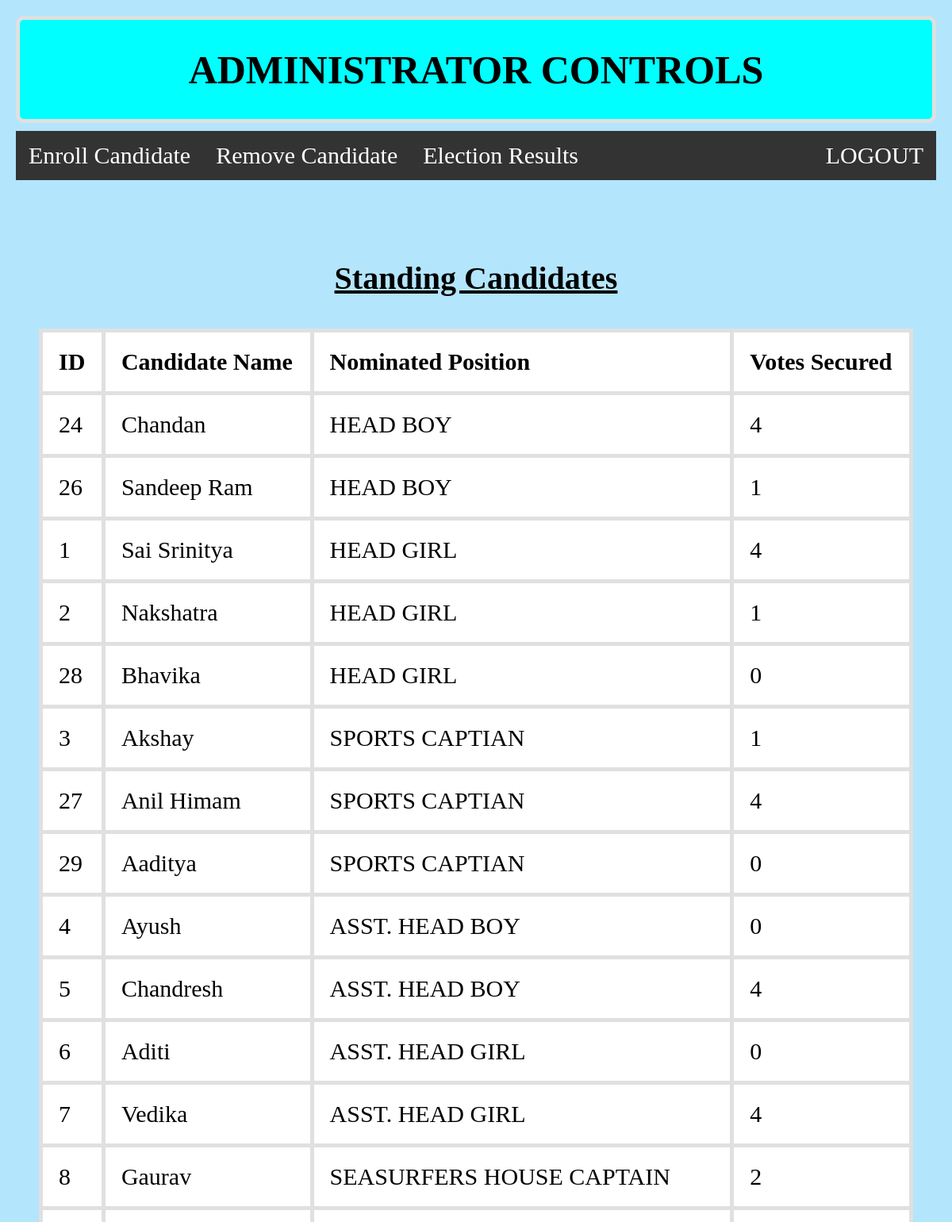
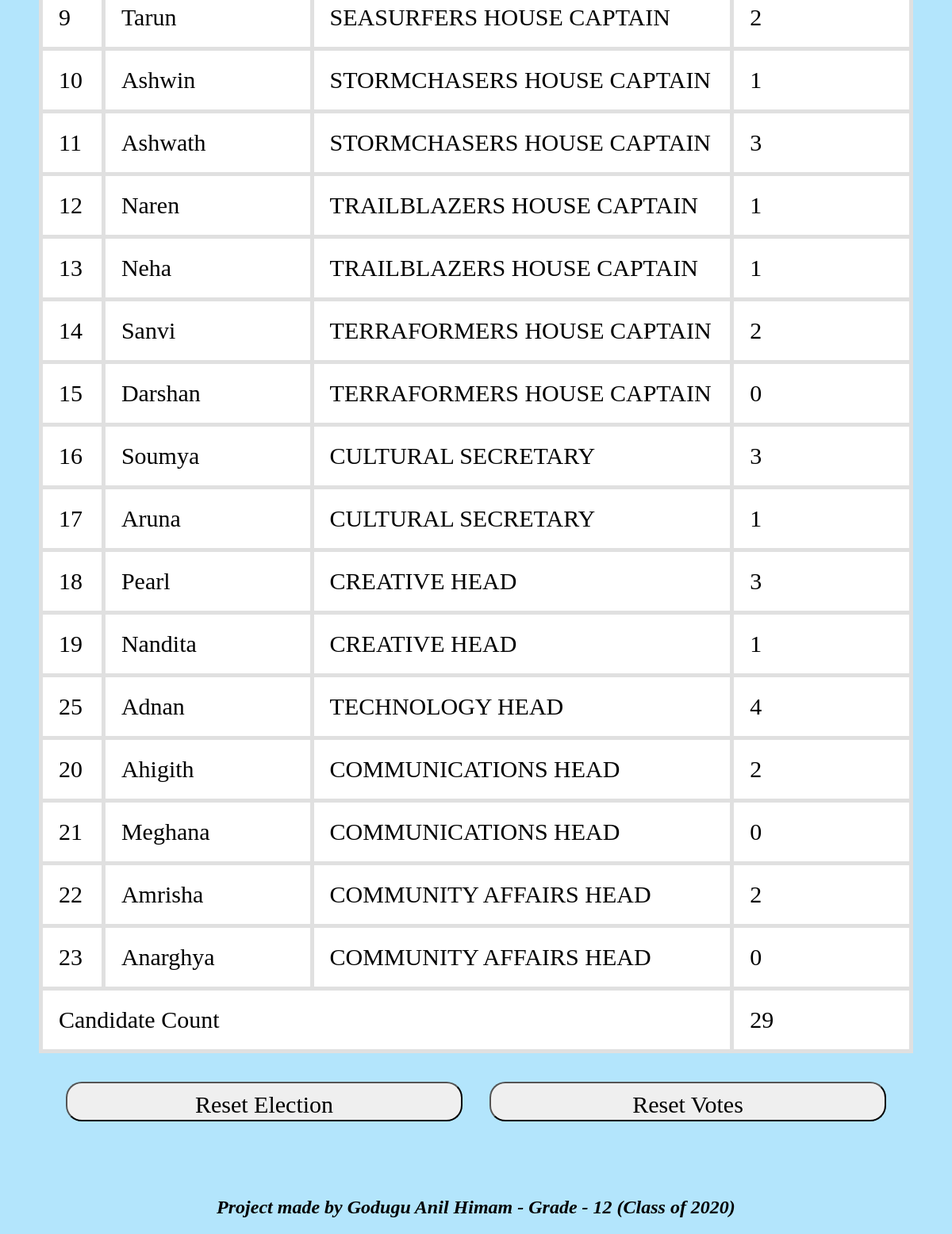
The page /admin (signed in) on the database its author committed (2 pictures, top to bottom).
### tables this page shows
CREATE TABLE nominees (
id integer primary key,
name varchar(255),
position varchar(255),
votes integer);

### application.py (the view)
@app.route("/admin")
@login_required
def admin():
	chOrder = []
	for i in pos:
		nominees = db.execute("select * from nominees where position == ?", i)
		for j in nominees:
			chOrder.append(j)
	nC = len(db.execute("select * from nominees"))
	return render_template("admin.html", nominees = chOrder, nC = nC)

### helpers.py (called while the page is built)
def login_required(f):
    @wraps(f)
    def decorated_function(*args, **kwargs):
        if session.get("user_id") is None:
            return redirect("/login")
        return f(*args, **kwargs)
    return decorated_function

### templates/admin.html (shortened to what this page needs)
{% extends "layoutAdmin.html" %}
{% block heading %}
    ADMINISTRATOR CONTROLS
{% endblock %}
{% block nav %}
    <li><a href="/setup">Enroll Candidate</a></li>
    <li><a href="/remove">Remove Candidate</a></li>
    <li><a href="/results">Election Results</a></li>
    <li style="float: right;"><a href="/logout">LOGOUT</a></li>
{% endblock %}
{% block body %}
    <center>
        <u><h1 style="font-size: 40px; font-family: 'rockwell'; margin-bottom: 40px;">
            Standing Candidates
        </h1></u>
        <table>
            <tr>
                <th>ID</th>
                <th>Candidate Name</th>
                <th>Nominated Position</th>
                <th>Votes Secured</th>
            </tr>
            {% for i in nominees %}
                <tr>
                    <td>{{ i["id"] }}</td>
                    <td>{{ i["name"] }}</td>
                    <td>{{ i["position"] }}</td>
                    <td>{{ i["votes"] }}</td>
                </tr>
            {% endfor %}
            <tr>
                <b><td colspan="3"> Candidate Count </td></b>
                <b><td> {{ nC }}</td></b>
            </tr>
        </table>
        <br><br>
        <a href="/reset"><button type="submit" class="form-group submit">Reset Election</button></a>
        <a href="/resetVotes"><button type="submit" class="form-group submit">Reset Votes</button></a>
    </center>
{% endblock %}

### templates/layoutAdmin.html (shortened to what this page needs)
<!DOCTYPE html>
<html>
	<head>
		<link rel="stylesheet" type="text/css" href="{{ url_for('static',filename='Styles.css') }}">
	</head>
	<body style="background-color: rgb(179, 229, 252); margin: 20px;">
		<div class="Header Admin">
			<h1 class="Heading">{% block heading %}{% endblock %}</h1>
		</div>
		<div style="margin-bottom: 100px;">
			<ul>
				{% block nav %}
				{% endblock %}
			</ul>
		</div>
		{% block body %}{% endblock %}
		<div style="padding-top: 50px;">
			<em><h2 style="font-family: 'rockwell'; text-align: center;">
				Project made by Godugu Anil Himam - Grade - 12 (Class of 2020)
			</h2></em>
		</div>
	</body>
</html>

### static/Styles.css (style rules this page uses)
.Heading { font-size: 50px; font-family: "rockwell"; text-align: center; }
.Header { border: 5px solid rgb(224, 224, 224); background-color: cyan; border-radius: 10px; margin-bottom:50px; }
.Admin { margin-bottom:10px; }
.form-group { width: 500px; height: 50px; }
.submit { padding:10px; border-radius: 20px; text-align: center; font-size: 30px; font-family: "rockwell"; margin-bottom: 25px; }
a { font-size:30px; font-family: "rockwell"; padding:15px; }
ul { list-style-type: none; margin: 0; padding: 0; overflow: hidden; background-color: #333; }
li { float: left; }
li a { display: block; color: white; text-align: center; padding: 14px 16px; text-decoration: none; }
table { border-collapse: collapse; width: 95%; background-color: white; }
th, td { padding: 20px; text-align: left; border: 5px solid rgb(224, 224, 224); font-size: 30px; font-family: "rockwell"; }

### rows shown on the page
nominees: id "24", name "Chandan", position "HEAD BOY", votes "4"
nominees: id "26", name "Sandeep Ram", position "HEAD BOY", votes "1"
nominees: id "1", name "Sai Srinitya", position "HEAD GIRL", votes "4"
nominees: id "2", name "Nakshatra", position "HEAD GIRL", votes "1"
nominees: id "28", name "Bhavika", position "HEAD GIRL", votes "0"
nominees: id "3", name "Akshay", position "SPORTS CAPTIAN", votes "1"
nominees: id "27", name "Anil Himam", position "SPORTS CAPTIAN", votes "4"
nominees: id "29", name "Aaditya", position "SPORTS CAPTIAN", votes "0"
nominees: id "4", name "Ayush", position "ASST. HEAD BOY", votes "0"
nominees: id "5", name "Chandresh", position "ASST. HEAD BOY", votes "4"
nominees: id "6", name "Aditi", position "ASST. HEAD GIRL", votes "0"
nominees: id "7", name "Vedika", position "ASST. HEAD GIRL", votes "4"
nominees: id "8", name "Gaurav", position "SEASURFERS HOUSE CAPTAIN", votes "2"
nominees: id "9", name "Tarun", position "SEASURFERS HOUSE CAPTAIN", votes "2"
nominees: id "10", name "Ashwin", position "STORMCHASERS HOUSE CAPTAIN", votes "1"
nominees: id "11", name "Ashwath", position "STORMCHASERS HOUSE CAPTAIN", votes "3"
nominees: id "12", name "Naren", position "TRAILBLAZERS HOUSE CAPTAIN", votes "1"
nominees: id "13", name "Neha", position "TRAILBLAZERS HOUSE CAPTAIN", votes "1"
nominees: id "14", name "Sanvi", position "TERRAFORMERS HOUSE CAPTAIN", votes "2"
nominees: id "15", name "Darshan", position "TERRAFORMERS HOUSE CAPTAIN", votes "0"
nominees: id "16", name "Soumya", position "CULTURAL SECRETARY", votes "3"
nominees: id "17", name "Aruna", position "CULTURAL SECRETARY", votes "1"
nominees: id "18", name "Pearl", position "CREATIVE HEAD", votes "3"
nominees: id "19", name "Nandita", position "CREATIVE HEAD", votes "1"
nominees: id "25", name "Adnan", position "TECHNOLOGY HEAD", votes "4"
nominees: id "20", name "Ahigith", position "COMMUNICATIONS HEAD", votes "2"
nominees: id "21", name "Meghana", position "COMMUNICATIONS HEAD", votes "0"
nominees: id "22", name "Amrisha", position "COMMUNITY AFFAIRS HEAD", votes "2"
nominees: id "23", name "Anarghya", position "COMMUNITY AFFAIRS HEAD", votes "0"

### other values the page prints
{{ nC }} "29"
